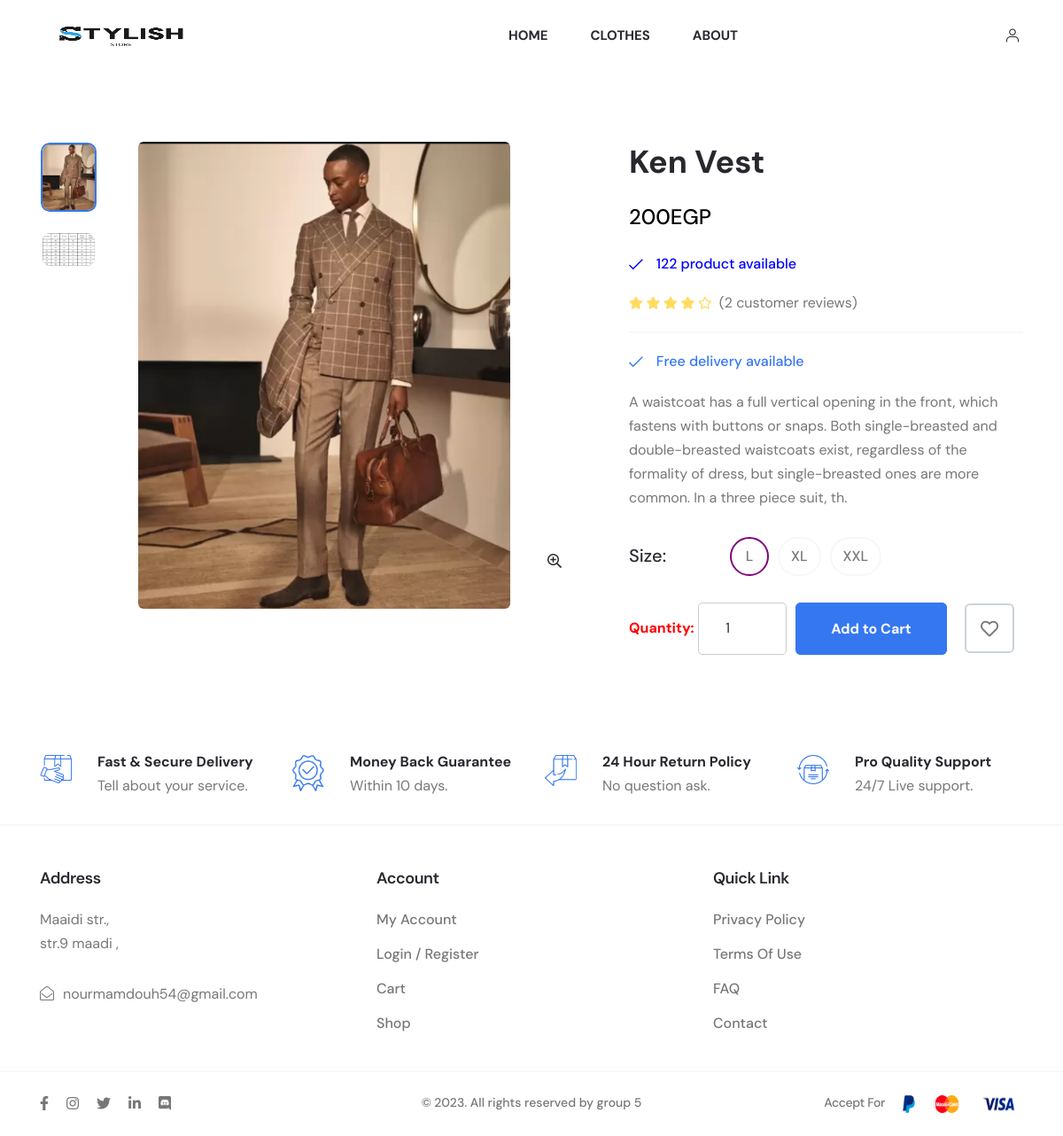
/web_user/fashionApp.php?act=detail_product&id=95, run on the app's committed database.
### tables this page shows
CREATE TABLE `tbl_product` (
  `id_product` int(6) NOT NULL,
  `product_name` varchar(255) NOT NULL,
  `quantity` int(11) NOT NULL DEFAULT 0,
  `product_img` varchar(50) NOT NULL,
  `product_prices` int(10) NOT NULL DEFAULT 0,
  `catalog_id` int(4) NOT NULL,
  `employee_entry` int(11) NOT NULL,
  `entry_date` date NOT NULL DEFAULT current_timestamp(),
  `sup_id` int(11) NOT NULL,
  `view` tinyint(4) NOT NULL DEFAULT 0,
  `special` tinyint(4) NOT NULL DEFAULT 0,
  `old_prices` int(11) NOT NULL DEFAULT 0,
  `description` varchar(255) NOT NULL,
  `size` varchar(5) NOT NULL DEFAULT 'L'
);

### model_user/productdb_user.php (called while the page is built, shortened)
<?php
function get_detail_product($id){
    $conn=connectdb();
    $stmt = $conn->prepare("SELECT * FROM tbl_product Where id_product =".$id);
    $stmt->execute();
    $kq=$stmt->fetchAll();
    return $kq;
}
?>

### web_user/detail_product.php (the view, shortened to what this page needs)
  <?php
    $i = 0;
    echo '
        <div class="axil-single-product-area axil-section-gap pb--0 bg-color-white">
            <div class="single-product-thumb mb--40">
                <div class="container">
                    <div class="row">
                        <div class="col-lg-7 mb--40">
                            <div class="row">
                                <div class="col-lg-10 order-lg-2">
                                    <div class="single-product-thumbnail-wrap zoom-gallery">
                                        <div class="single-product-thumbnail product-large-thumbnail-3 axil-product">
                                            <div class="thumbnail">
                                                <a href="../uploads/'.$detail_product[0]["product_img"].'" class="popup-zoom">
                                                    <img class="custom_img_detail" src="../uploads/'.$detail_product[0]["product_img"].'" alt="Product Images">
                                                </a>
                                            </div>
                                        </div>
                                        <div class="product-quick-view position-view">
                                            <a href="../uploads/'.$detail_product[0]["product_img"].'" class="popup-zoom">
                                                <i class="far fa-search-plus"></i>
                                            </a>
                                        </div>
                                    </div>
                                </div>
                                <div class="col-lg-2 order-lg-1">
                                    <div class="product-small-thumb-3 small-thumb-wrapper">
                                        <div class="small-thumb-img">
                                            <img src="../uploads/'.$detail_product[0]["product_img"].'" alt="thumb image">
                                        </div>
                                        <div class="small-thumb-img">
                                            <img src="../uploads/size.png" alt="thumb image">
                                        </div>
                                    </div>
                                </div>
                            </div>
                        </div>
                        <div class="col-lg-5 mb--40">
                            <div class="single-product-content">
                                <div class="inner">
                                    <h2 class="product-title">'.$detail_product[0]["product_name"].'</h2>
                                    <span class="price-amount">'.number_format($detail_product[0]["product_prices"]).'EGP</span>';
                                    if ($detail_product[0]["quantity"] == 0) {
                                        echo '
                                            <ul class="product-meta">
                                                <li style="color: red;"><i class="fal fa-times"></i>Run out of stock</li>
                                                <li style="color: red;"><i class="fal fa-times"></i>'.$detail_product[0]["quantity"].' product available</li>
                                            </ul>
                                        ';
                                    } else {
                                        echo '
                                            <ul class="product-meta">
                                                <li style="color: Blue;"><i class="fal fa-check"></i>'.$detail_product[0]["quantity"].' product available</li>
                                            </ul>
                                        ';
                                    }
                                    echo '
                                    <div class="product-rating">
                                        <div class="star-rating">
                                            <i class="fas fa-star"></i>
                                            <i class="fas fa-star"></i>
                                            <i class="fas fa-star"></i>
                                            <i class="fas fa-star"></i>
                                            <i class="far fa-star"></i>
                                        </div>
                                        <div class="review-link">
                                            <a href="#">(<span>2</span> customer reviews)</a>
                                        </div>
                                    </div>
                                    <ul class="product-meta">
                                        <li><i class="fal fa-check"></i>Free delivery available</li>
                                    </ul>
                                    <p class="description">'.$detail_product[0]["description"].'.</p>
                                    <div class="product-variations-wrapper">
                                        <div class="product-variation product-size-variation">
                                            <h6 class="title">Size:</h6>
                                            <ul class="range-variant">
                                                <li onclick="highlightSize(this)" class="active">'.$detail_product[0]["size"].'</li>
                                                <li onclick="highlightSize(this)">XL</li>
                                                <li onclick="highlightSize(this)">XXL</li>
                                            </ul>
                                        </div>
                                    </div>';
                                    echo '
                                    <div class="product-action-wrapper d-flex-center">
                                        <form id="slider_product_'.$i.'" action="fashionApp.php?act=add_cart" method="POST">
                                            <input type="hidden" value="'.$detail_product[0]["product_img"].'" name="img">
                                            <input type="hidden" value="'.$detail_product[0]["product_name"].'" name="name">
                                            <input type="hidden" value="'.$detail_product[0]["product_prices"].'" name="price">
                                            <input type="hidden" value="'.$detail_product[0]["id_product"].'" name="id">
                                            <input type="hidden" value="'.$detail_product[0]["size"].'" name="size">
                                            <label style="color: red; font-weight: bold;">Quantity:</label>
                                            <input style="height: 59.2px; border: 1px solid #ccc; border-radius: 5px; font-size: 16px; color: #333;
                                            width: 100px;" type="number" name="quantity" value="1"  min="1" max="'.$detail_product[0]["quantity"].'" placeholder="quantity"  oninput="limitInput(this)">
                                        </form>
                                        <ul class="product-action d-flex-center mb--0">';
                                            if ($detail_product[0]["quantity"] != 0) {
                                                echo '
                                                    <li class="add-to-cart"><a href="fashionApp.php?act=home" onclick="submitForm('.$i.')" class="axil-btn btn-bg-primary">Add to Cart</a></li>
                                                    <li class="wishlist"><a href="#" class="axil-btn wishlist-btn"><i class="far fa-heart"></i></a></li>
                                                ';
                                            } else {
                                                echo '
                                                <li class="add-to-cart" ><a style="background-color: grey; color: white;"href="#" class="axil-btn" >Out of stock</a></li>
                                                <li class="wishlist"><a href="#" class="axil-btn wishlist-btn"><i class="far fa-heart"></i></a></li>
                                                ';
                                            }
                                    echo '
                                        </ul>
                                    </div>
                                </div>
                            </div>
                        </div>
                    </div>
                </div>
            </div>
        </div>
    ';
?>

### web_user/detail_product.php (style rules this page uses)
.active { background-color: green; }

### data on the page
tbl_product: product_img (picture), product_name "Ken Vest", product_prices "200", quantity "122", description "A waistcoat has a full vertical opening in the front, which fastens with buttons or snaps. Both single-breasted and double-breasted waistcoats exist, regardless of the formality of dress, but single-breasted ones are more common. In a three piece suit, th", size "L"
